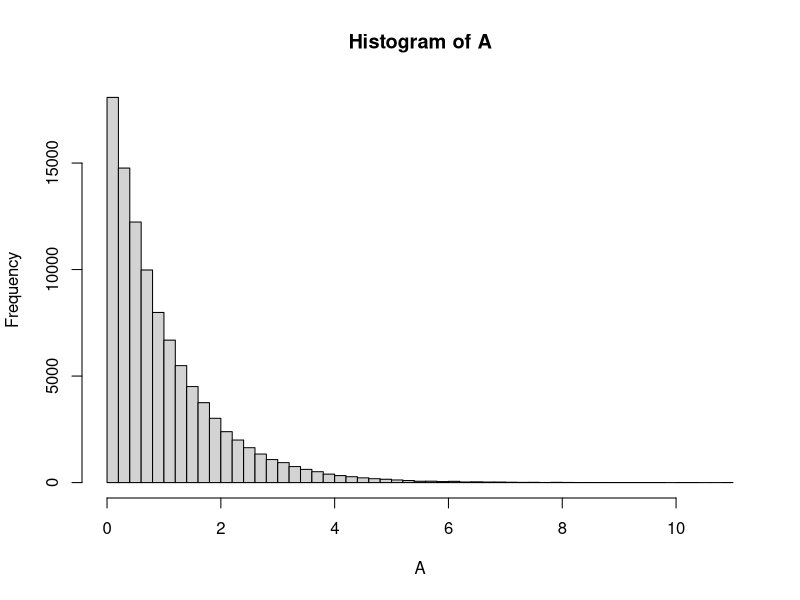
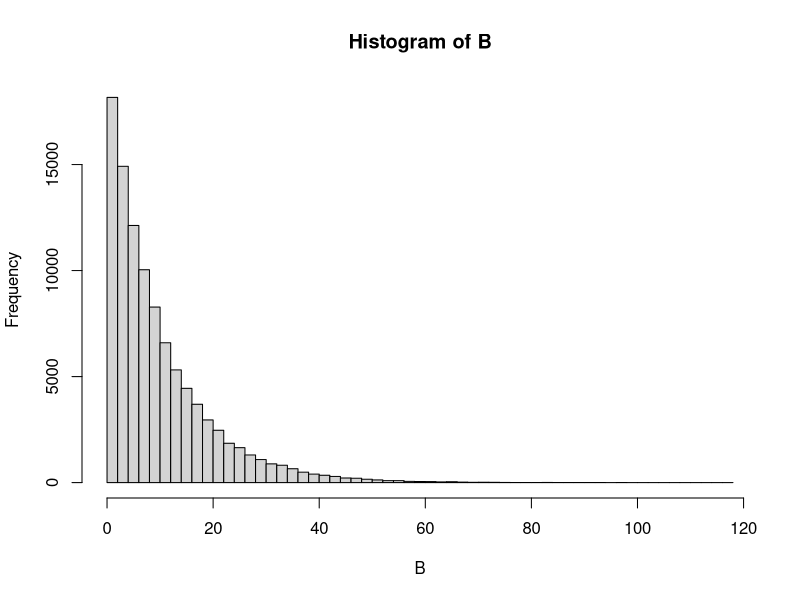

The R source for these figures, in order:
b <- c(11, 12, 17, 19, 20,
       20, 24, 28, 31, 36,
       50, 51, 52, 55, 61,
       72, 73)
length(b) == 17


sum(b)

lambda <- 17/932
lambda

## Hist for a and b
n <- 10^5
A <- rexp(n, rate = 1)
hist(A, freq = T, breaks = 50)
B <- rexp(n, rate = 0.1)
hist(B, freq = T, breaks = 50)


expected <- 1/lambda
expected

# Task 2
interval <- 1.96 * (1/lambda) *(1/sqrt(20))
interval

c_interval_mean <- c(expected - interval, expected + interval)
c_interval_mean
c_interval_lambda <- 1/c_interval_mean
c_interval_lambda

# Calc P(B is worse)
z <- (800 - 20 * (expected))/((expected)*sqrt(20))
z
pnorm(z)

# Task 3
exponent <- -120*lambda
result <- exp(exponent)
result

# Simulation assuming the mean is normally distributed
n <- 10^4
set.seed(12)
x_mean <- rnorm(n, mean = expected, sd = expected)

test_21 <- c()
for (x_sample in x_mean){
  temp <-  rexp(1, 1/x_sample)
  if (is.nan(temp)){
    print(x_sample)
  }
  test_21 <- c(test_21,temp)
  
}
#result
mean(test_21 >120, na.rm = T)
